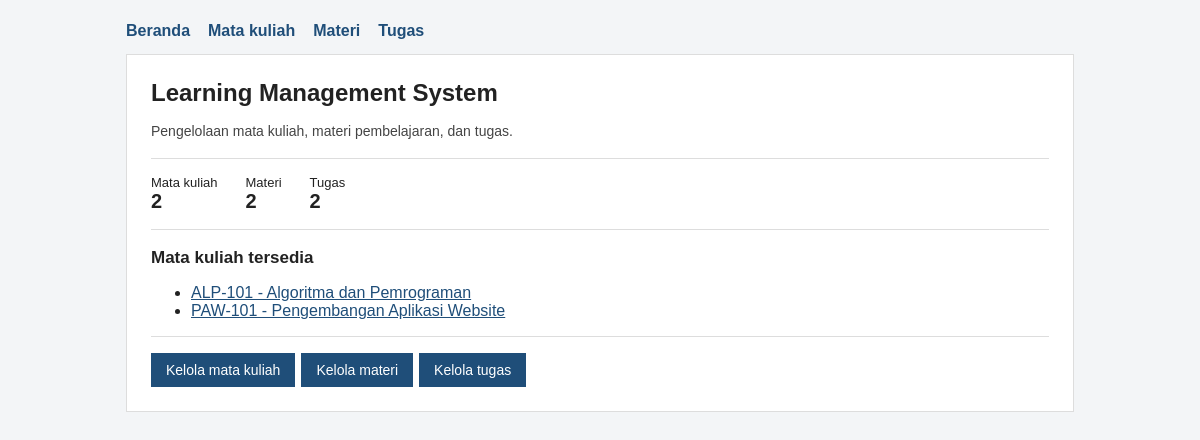
The page / on the database its author committed.
### tables this page shows
CREATE TABLE mata_kuliah (
  id INT UNSIGNED AUTO_INCREMENT PRIMARY KEY,
  kode VARCHAR(20) NOT NULL UNIQUE,
  nama VARCHAR(100) NOT NULL,
  dosen VARCHAR(100) NOT NULL,
  semester TINYINT UNSIGNED NOT NULL
);

### index.php (the view, shortened to what this page needs)
<?php
require 'koneksi.php';
require 'fungsi.php';
$tabel = [
    'mata_kuliah' => 'Mata kuliah',
    'materi'      => 'Materi',
    'tugas'       => 'Tugas',
];
$jumlah = [];
foreach ($tabel as $nama => $label) {
    $stmt = $koneksi->prepare('SELECT COUNT(*) AS jumlah FROM ' . $nama);
    $stmt->execute();
    $baris = $stmt->get_result()->fetch_assoc();
    $jumlah[$nama] = (int) $baris['jumlah'];
}
$daftar = ambil_daftar_mata_kuliah($koneksi);
?>
<h1>Learning Management System</h1>
<p class="ket">Pengelolaan mata kuliah, materi pembelajaran, dan tugas.</p>
<hr>
<div class="ringkasan">
<?php foreach ($tabel as $nama => $label): ?>
    <div>
        <span><?= e($label) ?></span>
        <strong><?= $jumlah[$nama] ?></strong>
    </div>
<?php endforeach; ?>
</div>
<hr>
<h2>Mata kuliah tersedia</h2>
<?php if (count($daftar) === 0): ?>
    <div class="kosong">Belum ada mata kuliah.</div>
<?php else: ?>
    <ul>
    <?php foreach ($daftar as $mk): ?>
        <li><a href="detail_mata_kuliah.php?id=<?= (int) $mk['id'] ?>"><?= e($mk['kode'] . ' - ' . $mk['nama']) ?></a></li>
    <?php endforeach; ?>
    </ul>
<?php endif; ?>
<hr>
<div class="aksi">
    <a class="tombol tombol-utama" href="daftar_mata_kuliah.php">Kelola mata kuliah</a>
    <a class="tombol tombol-utama" href="daftar_materi.php">Kelola materi</a>
    <a class="tombol tombol-utama" href="daftar_tugas.php">Kelola tugas</a>
</div>

### style.css (style rules this page uses)
* { box-sizing: border-box; }
body { margin: 0; font-family: Arial, Helvetica, sans-serif; color: #222; background: #f3f5f7; }
h1 { margin: 0 0 8px; font-size: 24px; }
h2 { margin: 18px 0 8px; font-size: 17px; }
p { line-height: 1.5; }
.ket { color: #444; font-size: 14px; }
hr { border: 0; border-top: 1px solid #ddd; margin: 16px 0; }
a { color: #1f4e79; }
.ringkasan { display: flex; gap: 28px; }
.ringkasan span { display: block; font-size: 13px; }
.ringkasan strong { font-size: 20px; }
.aksi { display: flex; gap: 6px; flex-wrap: wrap; }
.tombol { display: inline-block; padding: 8px 14px; border: 1px solid #1f4e79; background: #fff; color: #1f4e79; text-decoration: none; font-size: 14px; font-family: inherit; cursor: pointer; }
.tombol-utama { background: #1f4e79; color: #fff; }

### rows shown on the page
mata_kuliah: kode+nama "ALP-101 - Algoritma dan Pemrograman"
mata_kuliah: kode+nama "PAW-101 - Pengembangan Aplikasi Website"

### other values the page prints
$label "Mata kuliah"
$jumlah[$nama] "2"
$label "Materi"
$label "Tugas"
